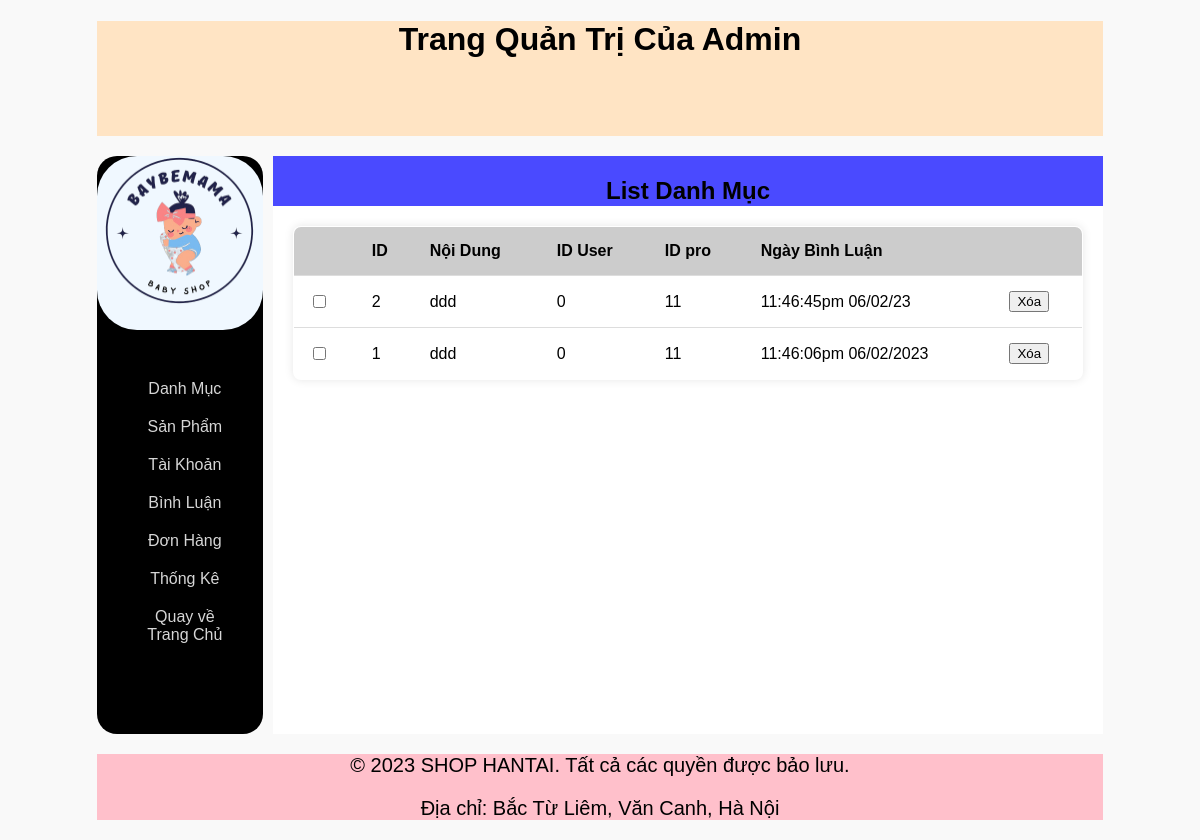
Screenshot of /admin/index.php?act=dsbl with the database file from the repository.
### tables this page shows
CREATE TABLE `binhluan` (
  `id` int(10) NOT NULL,
  `noidung` varchar(255) NOT NULL,
  `iduser` int(10) NOT NULL,
  `idpro` int(10) NOT NULL,
  `ngaybinhluan` varchar(30) NOT NULL
);

### model/pdo.php (called while the page is built, shortened)
<?php
function pdo_get_connection(){
    $dburl = "mysql:host=localhost;dbname=da1;charset=utf8";
    $username = 'root';
    $password = '';
    $conn = new PDO($dburl, $username, $password);
    $conn->setAttribute(PDO::ATTR_ERRMODE, PDO::ERRMODE_EXCEPTION);
    return $conn;
}
function pdo_query($sql){
    $sql_args = array_slice(func_get_args(), 1);
    try{
        $conn = pdo_get_connection();
        $stmt = $conn->prepare($sql);
        $stmt->execute($sql_args);
        $rows = $stmt->fetchAll();
        return $rows;
    }
    catch(PDOException $e){
        throw $e;
    }
    finally{
        unset($conn);
    }
}

### model/binhluan.php (called while the page is built, shortened)
<?php
    function loadall_binhluan($idpro){
        $sql="select * from binhluan where 1";
        $sql.=" order by id desc";
        $listbl=pdo_query($sql);
        return $listbl;
    }
?>

### admin/binhluan/binhluan.php (the view)
<div class="row box">
    <div class="boxtrai">
        <div class="loai logoam tren">
            <img src="../image/logo-removebg-preview.png" width="150px" height="150px" alt="">
        </div>
        <div class="loai hieuung">
            <ul>
                <li><a href="?act=adddm">Danh Mục</a></li>
                <li><a href="?act=addsp">Sản Phẩm</a></li>
                <li><a href="?act=taikhoan">Tài Khoản</a></li>
                <li><a href="?act=dsbl">Bình Luận</a></li>
                <li><a href="?act=donhang">Đơn Hàng</a></li>
                <li><a href="index.php?act=thongke">Thống Kê</a></li>
                <li><a href="../index.php">Quay về Trang Chủ</a></li>
            </ul>
        </div>
    </div>
    <div class="boxphai">
        <div class="tieudeb">
            <h2>List Danh Mục</h2>
        </div>
        <div class="bangl">
            <table>
                <tr>
                    <th></th>
                    <th>ID</th>
                    <th>Nội Dung</th>
                    <th>ID User</th>
                    <th>ID pro</th>
                    <th>Ngày Bình Luận</th>
                    <th></th>
                </tr>
                <?php
                foreach ($listbinhluan as $binhluan) {
                    extract($binhluan);
                    $xoabl = "index.php?act=xoabl&id=" . $id;
                    echo '<tr>
                            <td><input type="checkbox" name="" id=""></td>
                            <td>' . $id . '</td>
                            <td>' . $noidung . '</td>
                            <td>' . $iduser . '</td>
                            <td>' . $idpro . '</td>
                            <td>' . $ngaybinhluan . '</td>
                            <td> <a href="' . $xoabl . '"><input type="button" value="Xóa"></a></td>
                        </tr>';
                }
                ?>
            </table>
        </div>
    </div>
</div>

### layout/css.css (style rules this page uses)
* { box-sizing: border-box; }
body { font-family: Arial, Helvetica, sans-serif; background-color: rgb(249, 249, 249); }
.row { width: 100%; }
.box { width: 100%; }
.boxtrai { width: 20%; border-radius: 20px 20px; background-color:black; display: block; }
.loai { text-align: center; margin-bottom: 50px; padding-bottom: 20px; }
.loai a { height: 20px; width: 100%; text-decoration: none; color: rgba(227, 227, 227, 0.941); font-family: Verdana, Geneva, Tahoma, sans-serif; }
.loai li { list-style: none; margin-bottom: 20px; margin-right: 30px; }
.logoam { background-color: aliceblue; border: none; }
.tren { border-radius: 40px 40px; }
.box { display: flex; }
.boxphai { margin-left: 10px; width: 100%; background-color: white; }
.tieudeb { width: 100%; height: 50px; background-color: rgb(74, 74, 255); text-align: center; padding-top: 1px; }
.bangl { margin: 20px; }
.bangl table { width: 100%; border-collapse: collapse; border: 1px solid #999; margin-bottom: 20px; box-shadow: 0 0 10px rgba(0, 0, 0, 0.1); border-radius: 8px; overflow: hidden; }
.bangl table th { padding: 15px; text-align: left; border-bottom: 1px solid #ddd; background-color:#ccc }
.bangl table td { padding: 15px; text-align: left; border-bottom: 1px solid #ddd; }

### rows the page displays
binhluan: id "2", noidung "ddd", iduser "0", idpro "11", ngaybinhluan "11:46:45pm 06/02/23"
binhluan: id "1", noidung "ddd", iduser "0", idpro "11", ngaybinhluan "11:46:06pm 06/02/2023"
